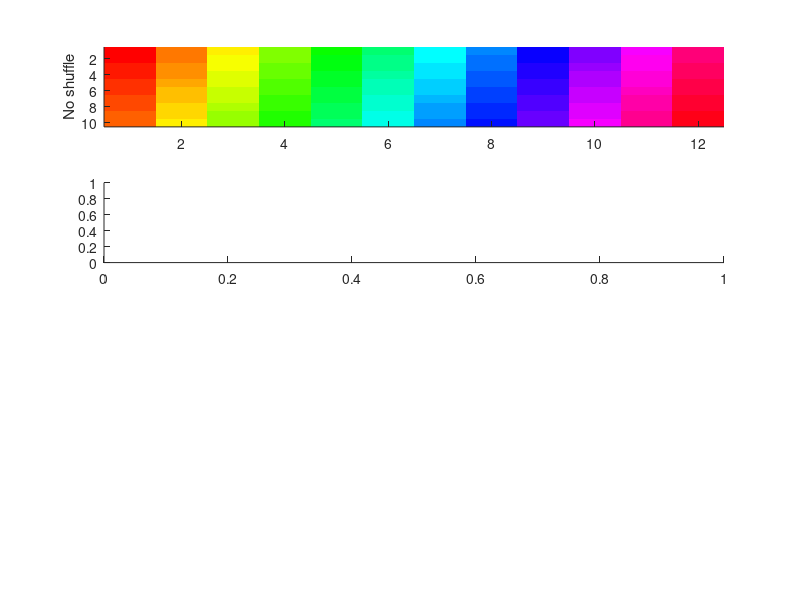

Here is the MATLAB script that generated this plot: (Note: this script raises an error after producing the figure.)
% script ShuffleMexDemo.m
%  Create demo figure showing effect of ShuffleMex across various dimensions
%  
%  2018-08-16  TBC  Wrote it.

% sample matrix
sz = [10,4,3];
x = nan(sz); 
x(:) = 0:numel(x)-1;

%% Plot various shuffles
h = figure;
set(h, 'name', 'ShuffleMexDemo','NumberTitle','off')
colormap(hsv)
nsp = length(sz)+1;

subplot(nsp,1,1)
imagesc(reshape(x, [sz(1),prod(sz(2:end))]));
ylabel('No shuffle')
box off;

for i = 1:nsp-1
    subplot(nsp,1,i+1)
    imagesc(reshape(ShuffleMex(x,i), [sz(1),prod(sz(2:end))]));
    ylabel(sprintf('Shuffle Dim%d',i))
    box off;
end